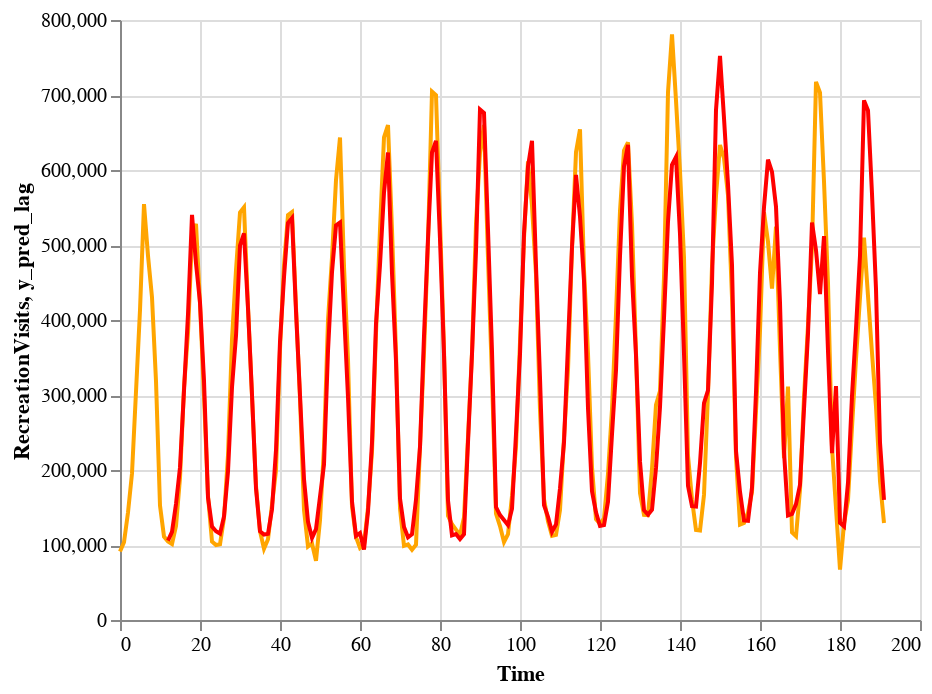

Notebook source saved alongside this figure:
### Markdown cell above
**Graph of Predictions (red) versus true visits (orange)**

### Code cell
line1 = alt.Chart(npDF).mark_line(color='orange').encode(
    x='Time:Q',
    y= 'RecreationVisits:Q',

)

line2 = alt.Chart(npDF).mark_line(color = 'red').encode(
    x='Time:Q',
    y= 'y_pred_lag:Q',
)


line1+line2

### Figure 1 — Vega-Lite specification as saved in the notebook (floating-point values rounded to 4 significant figures; data arrays with more than 128 entries replaced by an {"elided": "..."} marker saying what was removed)
{"config": {"view": {"continuousWidth": 400, "continuousHeight": 300}}, "layer": [{"mark": {"type": "line", "color": "orange"}, "encoding": {"x": {"type": "quantitative", "field": "Time"}, "y": {"type": "quantitative", "field": "RecreationVisits"}}}, {"mark": {"type": "line", "color": "red"}, "encoding": {"x": {"type": "quantitative", "field": "Time"}, "y": {"type": "quantitative", "field": "y_pred_lag"}}}], "data": {"name": "data-1ae8f51ad49e703d1489268111b9031b"}, "$schema": "https://vega.github.io/schema/vega-lite/v4.8.1.json", "datasets": {"data-1ae8f51ad49e703d1489268111b9031b": {"elided": "192 records"}}}
